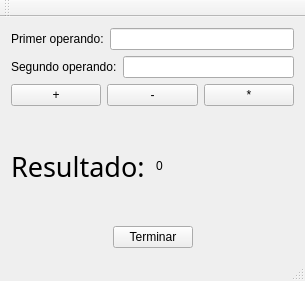
<?xml version="1.0" encoding="UTF-8"?>
<ui version="4.0">
 <class>MainWindow</class>
 <widget class="QMainWindow" name="MainWindow">
  <property name="geometry">
   <rect>
    <x>0</x>
    <y>0</y>
    <width>305</width>
    <height>281</height>
   </rect>
  </property>
  <property name="windowTitle">
   <string>MainWindow</string>
  </property>
  <widget class="QWidget" name="centralWidget">
   <layout class="QVBoxLayout" name="verticalLayout">
    <item>
     <layout class="QHBoxLayout" name="horizontalLayout">
      <item>
       <widget class="QLabel" name="label">
        <property name="text">
         <string>Primer operando:</string>
        </property>
       </widget>
      </item>
      <item>
       <widget class="QLineEdit" name="lineEditOperando1"/>
      </item>
     </layout>
    </item>
    <item>
     <layout class="QHBoxLayout" name="horizontalLayout_2">
      <item>
       <widget class="QLabel" name="label_2">
        <property name="text">
         <string>Segundo operando:</string>
        </property>
       </widget>
      </item>
      <item>
       <widget class="QLineEdit" name="lineEditOperando2"/>
      </item>
     </layout>
    </item>
    <item>
     <layout class="QHBoxLayout" name="horizontalLayout_3">
      <item>
       <widget class="QPushButton" name="pushButton_2">
        <property name="text">
         <string>+</string>
        </property>
       </widget>
      </item>
      <item>
       <widget class="QPushButton" name="pushButton_3">
        <property name="text">
         <string>-</string>
        </property>
       </widget>
      </item>
      <item>
       <widget class="QPushButton" name="pushButton_4">
        <property name="text">
         <string>*</string>
        </property>
       </widget>
      </item>
     </layout>
    </item>
    <item>
     <layout class="QHBoxLayout" name="horizontalLayout_4">
      <item>
       <widget class="QLabel" name="label_3">
        <property name="font">
         <font>
          <family>Age</family>
          <pointsize>20</pointsize>
         </font>
        </property>
        <property name="text">
         <string>Resultado:</string>
        </property>
       </widget>
      </item>
      <item>
       <widget class="QLabel" name="labelResultado">
        <property name="text">
         <string>0</string>
        </property>
       </widget>
      </item>
     </layout>
    </item>
    <item>
     <layout class="QHBoxLayout" name="horizontalLayout_5">
      <item>
       <spacer name="horizontalSpacer">
        <property name="orientation">
         <enum>Qt::Horizontal</enum>
        </property>
        <property name="sizeHint" stdset="0">
         <size>
          <width>40</width>
          <height>20</height>
         </size>
        </property>
       </spacer>
      </item>
      <item>
       <widget class="QPushButton" name="pushButton">
        <property name="text">
         <string>Terminar</string>
        </property>
       </widget>
      </item>
      <item>
       <spacer name="horizontalSpacer_2">
        <property name="orientation">
         <enum>Qt::Horizontal</enum>
        </property>
        <property name="sizeHint" stdset="0">
         <size>
          <width>40</width>
          <height>20</height>
         </size>
        </property>
       </spacer>
      </item>
     </layout>
    </item>
   </layout>
  </widget>
  <widget class="QMenuBar" name="menuBar">
   <property name="geometry">
    <rect>
     <x>0</x>
     <y>0</y>
     <width>305</width>
     <height>25</height>
    </rect>
   </property>
  </widget>
  <widget class="QToolBar" name="mainToolBar">
   <attribute name="toolBarArea">
    <enum>TopToolBarArea</enum>
   </attribute>
   <attribute name="toolBarBreak">
    <bool>false</bool>
   </attribute>
  </widget>
  <widget class="QStatusBar" name="statusBar"/>
 </widget>
 <layoutdefault spacing="6" margin="11"/>
 <resources/>
 <connections>
  <connection>
   <sender>pushButton_2</sender>
   <signal>clicked()</signal>
   <receiver>MainWindow</receiver>
   <slot>slotSumar()</slot>
   <hints>
    <hint type="sourcelabel">
     <x>72</x>
     <y>151</y>
    </hint>
    <hint type="destinationlabel">
     <x>270</x>
     <y>186</y>
    </hint>
   </hints>
  </connection>
  <connection>
   <sender>pushButton_3</sender>
   <signal>clicked()</signal>
   <receiver>MainWindow</receiver>
   <slot>slotRestar()</slot>
   <hints>
    <hint type="sourcelabel">
     <x>169</x>
     <y>147</y>
    </hint>
    <hint type="destinationlabel">
     <x>161</x>
     <y>41</y>
    </hint>
   </hints>
  </connection>
  <connection>
   <sender>pushButton_4</sender>
   <signal>clicked()</signal>
   <receiver>MainWindow</receiver>
   <slot>slotMultiplicar()</slot>
   <hints>
    <hint type="sourcelabel">
     <x>252</x>
     <y>144</y>
    </hint>
    <hint type="destinationlabel">
     <x>227</x>
     <y>221</y>
    </hint>
   </hints>
  </connection>
  <connection>
   <sender>pushButton</sender>
   <signal>clicked()</signal>
   <receiver>MainWindow</receiver>
   <slot>close()</slot>
   <hints>
    <hint type="sourcelabel">
     <x>155</x>
     <y>239</y>
    </hint>
    <hint type="destinationlabel">
     <x>28</x>
     <y>223</y>
    </hint>
   </hints>
  </connection>
 </connections>
 <slots>
  <slot>slotSumar()</slot>
  <slot>slotRestar()</slot>
  <slot>slotMultiplicar()</slot>
 </slots>
</ui>
